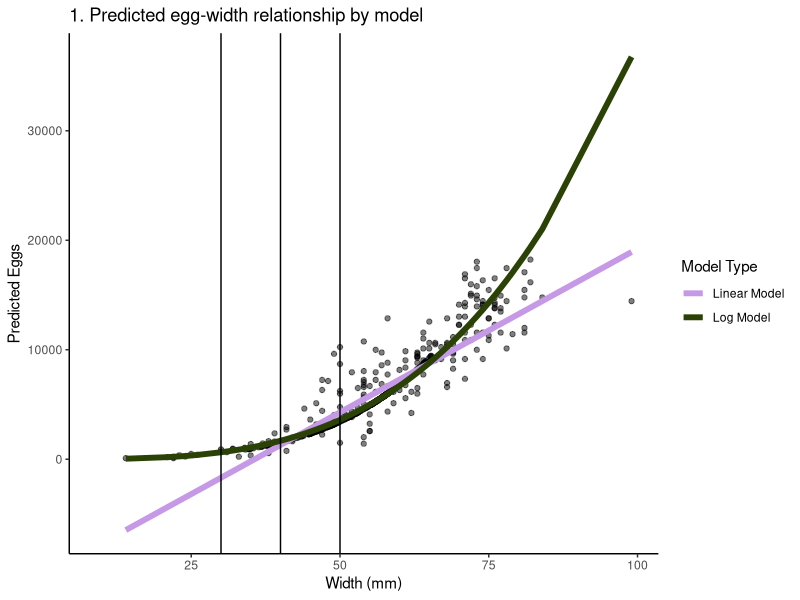
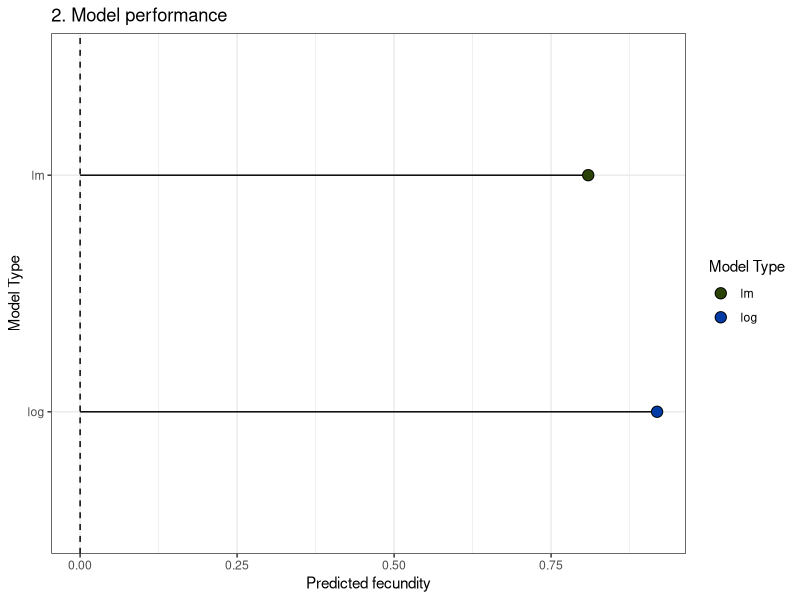
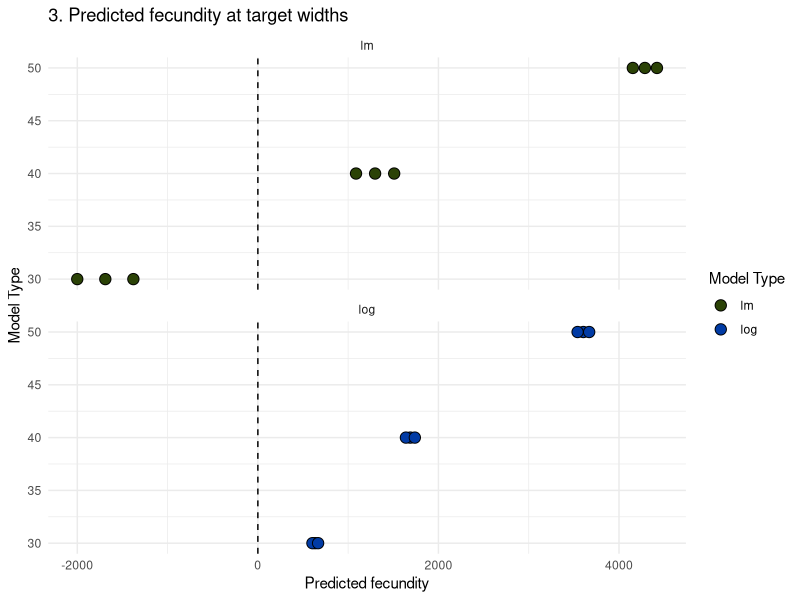
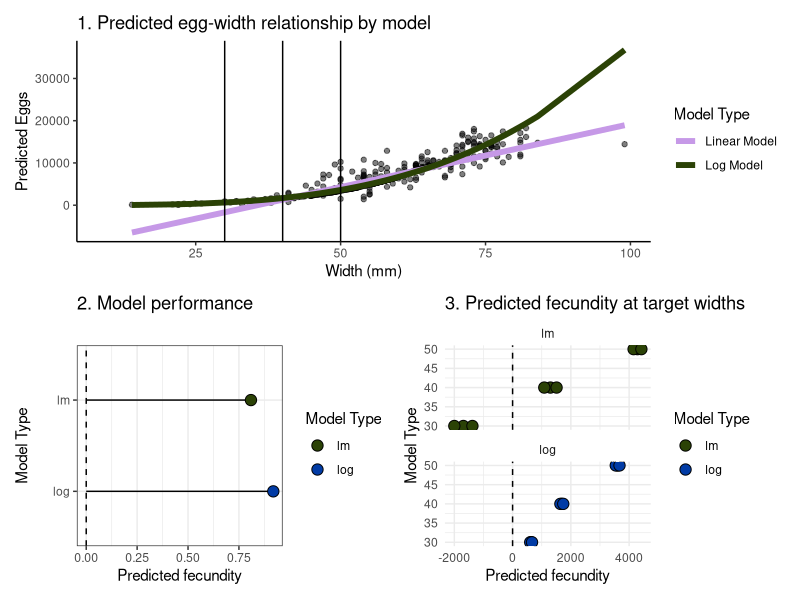
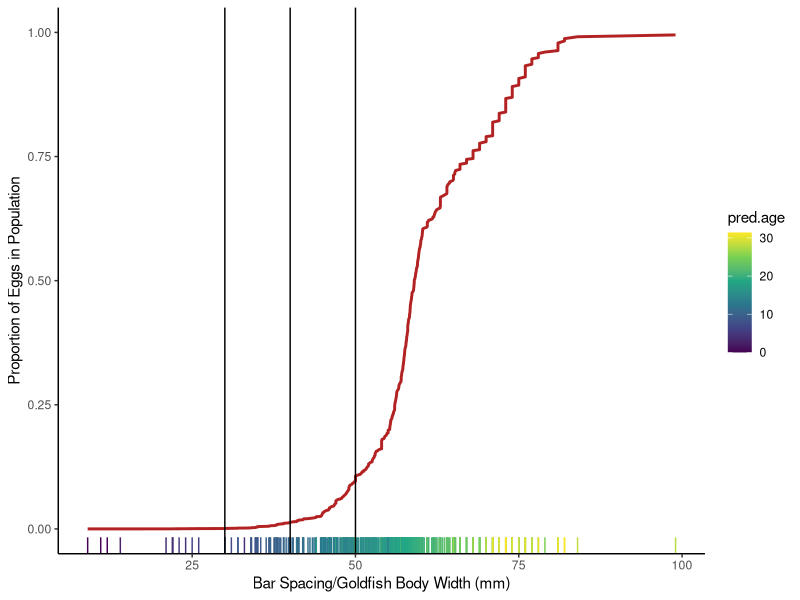

Reproduce these figures in R, in order.
## --------------------------------------------------------------#
## Script name: Script0-3_ModelFecundity
##
## Purpose of script: 
##    
## Predict the fecundity of a goldfish of a given width.
## Inform bar spacing to exclude reproductively viable goldfish.
## 
##
## Author: 
## Cole MacLeod, adapted from Simon Fernandes and Nicole Turner 
## 
## Modifications
## Rewritten by Paul Bzonek for clarity and future-proofing 2025-05-07
## Significant changes by Cole MacLeod beginning 2025-10-01
##
## Original Date Created: 4 Feb 2025
## Version: 2025-11-07
## ---------------------------------------------------------------#


###Load packages
library(tidyverse)
library(ggplot2)
library(patchwork)

### Load data
#----------------------------#
data<-read.csv("01 - Data/2025-10-29_DFO_SN.csv")
data1<-read.csv("01 - Data/2025-11-04_Batch_DFO_SN.csv")


### Specify objects and parameters
#----------------------------#
theme_set(theme_classic())
options(scip=99)
param_widths <- data.frame(width_mm=c(50, 40, 30)) #Target widths for model predictions
df_testresults <- data.frame() #Home for test results
plots <- list() #home for plots


##### Model fecundity ################################################----
#-------------------------------------------------------------# 

#Prep dataset
data_model <- data1 %>% #Trim fish without width measurements
 filter(TL_mm > 100, !is.na(width_mm)) %>% #and fish that aren't fecund
 select(key, width_mm, TL_mm, pred.eggs)   
 

###Linear model
#----------------------------#
model_eggs_lm <- lm(pred.eggs ~ width_mm, data=data_model)
summary(model_eggs_lm)
#plot(model_eggs_log)
data_model$results_eggs_lm <- predict(object = model_eggs_lm) #Predict slope
#Predict confidence intervals and add to dataframe
tempA <- param_widths %>% 
 cbind(model= "lm", 
       predict(model_eggs_lm, newdata=param_widths, interval='confidence')) %>% 
 as.data.frame() %>%  
 pivot_longer(cols = fit:upr, names_to = "interval", values_to = "yhat")
df_testresults <- rbind(df_testresults, tempA)

###Log model
#----------------------------#
model_eggs_log <- lm(log(pred.eggs) ~ log(width_mm), data=data_model)
summary(model_eggs_log)
#plot(model_eggs_log)
data_model$results_eggs_log <- exp(predict(object = model_eggs_log)) #Predict slope
#Predict confidence intervals and add to dataframe
tempA <- param_widths %>% 
         cbind(model= "log", 
               predict(model_eggs_log, newdata=param_widths, interval='confidence')) %>% 
      as.data.frame() %>%  
      pivot_longer(cols = fit:upr, names_to = "interval", values_to = "yhat") %>% 
      mutate(yhat= exp(yhat))
df_testresults <- rbind(df_testresults, tempA)

AIC(model_eggs_lm, model_eggs_log)


##### Compare models #######################################----
#-------------------------------------------------------------# 

###Plot the curves
#----------------------------#
#Mutate data for plotting
temp_df_plot <- data_model %>%
 pivot_longer(cols = c(results_eggs_lm, results_eggs_log, #results_eggs_sqrt, #results_eggs_nls
                       ),
              names_to = "Model",
              values_to = "Prediction"
              ) %>%
 mutate(
  Label = case_when(
   Model == "results_eggs_lm" ~ "Linear Model",
   Model == "results_eggs_log" ~ "Log Model",
   Model == "results_eggs_sqrt" ~ "Sqrt Model",
  ),
  Color = case_when(
   Model == "results_eggs_lm" ~ "#c699e7",
   Model == "results_eggs_log" ~ "#2b4206",
   Model == "results_eggs_sqrt" ~ "#013ba5",
  )
 )

#Build plot
plots$EggWidth <- 
ggplot(data1, aes(x = width_mm, y = pred.eggs)) +
 geom_point(alpha = 0.5) +
 geom_line(data = temp_df_plot,
           aes(x = width_mm, y = Prediction, color = Label),
           size = 2) +
 geom_vline(xintercept=c(30, 40, 50))+
 scale_color_manual(values = setNames(temp_df_plot$Color, temp_df_plot$Label) %>% unique()) +
 labs(title = "1. Predicted egg-width relationship by model",
      x = "Width (mm)", y = "Predicted Eggs", color = "Model Type")
plots$EggWidth



###Plot r2
#----------------------------#
plots$ModelPerf <-
tibble(model = c("lm", "log"),
       yhat = c(summary(model_eggs_lm)$r.squared,
                summary(model_eggs_log)$r.squared)
       ) %>% 
ggplot(aes(x=fct_rev(model), y=yhat, fill=model))+
 geom_segment(aes(x=model, xend=model, 
                  y=yhat, yend=0))+
 geom_point(col="black", size=3.5, pch=21)+
 geom_hline(yintercept = 0, linetype=2)+
 scale_fill_manual(values = c("#2b4206","#013ba5", "#df9c73")) +
 coord_flip()+
 theme_bw()+
 labs(title = "2. Model performance",
      y = "Predicted fecundity", x = "Model Type", fill = "Model Type")
plots$ModelPerf


###Plot predicted confidence intervals
#----------------------------#
plots$ModelPreds <- 
 ggplot(df_testresults, aes(x=width_mm, y=yhat, fill = model))+
 geom_point(size=3.5, pch=21)+
 geom_hline(yintercept = 0, linetype=2)+
 coord_flip()+
 facet_wrap(~as.factor(model), ncol=1)+
 theme_bw()+
 scale_fill_manual(values = c("#2b4206","#013ba5", #"#c699e7", 
                              "#df9c73")) +
 labs(title = "3. Predicted fecundity at target widths",
      y = "Predicted fecundity", x = "Model Type", fill = "Model Type")+
 theme_minimal()
plots$ModelPreds

###Combine plots
#----------------------------#
plots$combined1 <-
 with(plots,
     EggWidth/
     (ModelPerf + ModelPreds)
     )
plots$combined1

#log wins

##### Incorporate batch data to estimate cumulative egg passage #########################----
#-------------------------------------------------------------# 
data_batch_cumulative <- data1 %>%
 arrange(width_mm) %>% #Arrange by ascending width
 mutate(pred.eggs = replace_na(pred.eggs, 0),
        pred.eggs.remaining = cumsum(pred.eggs), # cumulative sum below width threshold
        prop.remaining = pred.eggs.remaining / max(pred.eggs.remaining, na.rm=TRUE)
        )  

#Predict ageclass TL into ageclass widths (0, 5, 10, 15, 20, 25, 30)
#func_TL_to_Width(c(71, 170, 243, 298, 338, 368, 390))


#Plot
#age gives an idea of the number of spawning events an individual could get off before being excluded
#but predicted ages are not very accurate so did not include in rough draft fig
plots$CumulativeEggCurve <-
 ggplot(data_batch_cumulative, aes(x = width_mm, y = prop.remaining, colour=pred.age)) +
 geom_rug(sides="b1")+
 geom_line(color = "firebrick", size = 1) +
 scale_colour_viridis_c()+
 #geom_vline(xintercept = c(7, 28, 43, 55, 63, 70, 74), #Widths by age class
           # colour="dark grey")+
 geom_vline(xintercept=c(30, 40, 50))+ #Widths by cutoffs
 labs(x = "Bar Spacing/Goldfish Body Width (mm)", y = "Proportion of Eggs in Population") 

plots$CumulativeEggCurve


##------------------------------END------------------------------##
